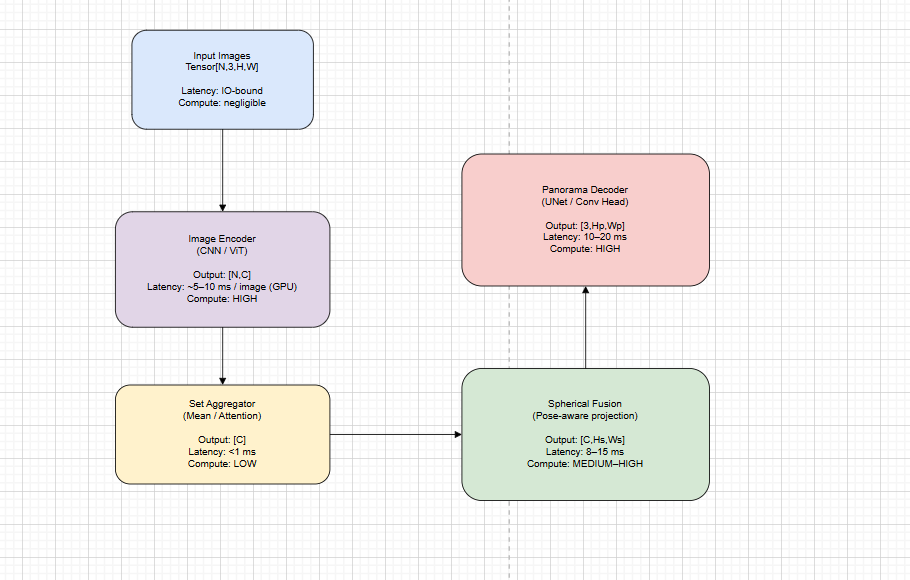
#> input picture Pano_AI/model.png, 910 x 580 px
$ python -i lens_dots.py   (imports and definitions only)
#> lines starting #> are read from the running program, lines starting #| are printed output that depends on the picture; after the words box and inside, x2 and y2 are one past the last pixel; in counts of white or black regions, pixels touching at a corner belong together
import cv2
import numpy as np


def remove_lens_dots(image, threshold=245, radius=3):
    """Classical bright-dot detector + Telea inpainting; conservative by design."""
#> called with threshold = 245, radius = 3
    gray = cv2.cvtColor(image, cv2.COLOR_RGB2GRAY) if image.ndim == 3 else image
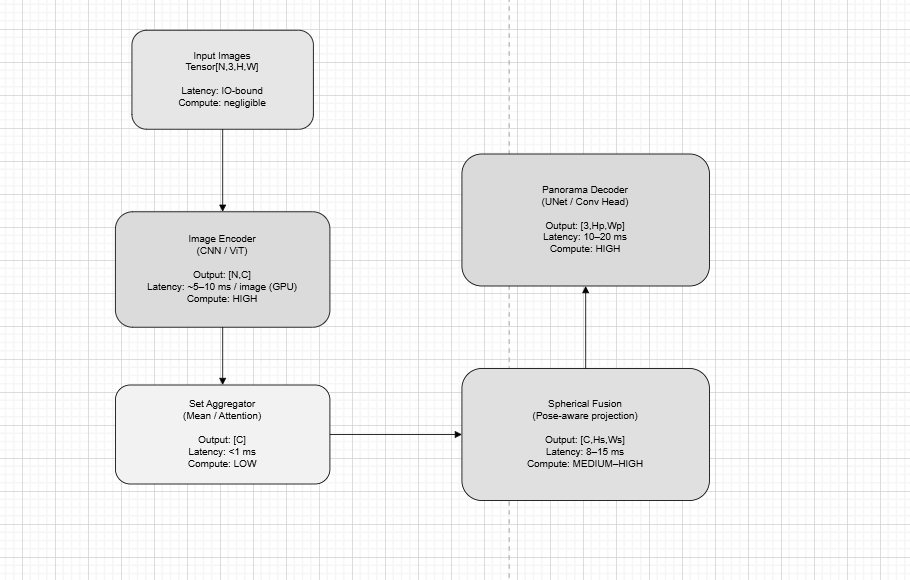
#> gray: shape (580, 910); min 0, max 255, mean 241.4
    mask = (gray >= threshold).astype(np.uint8) * 255
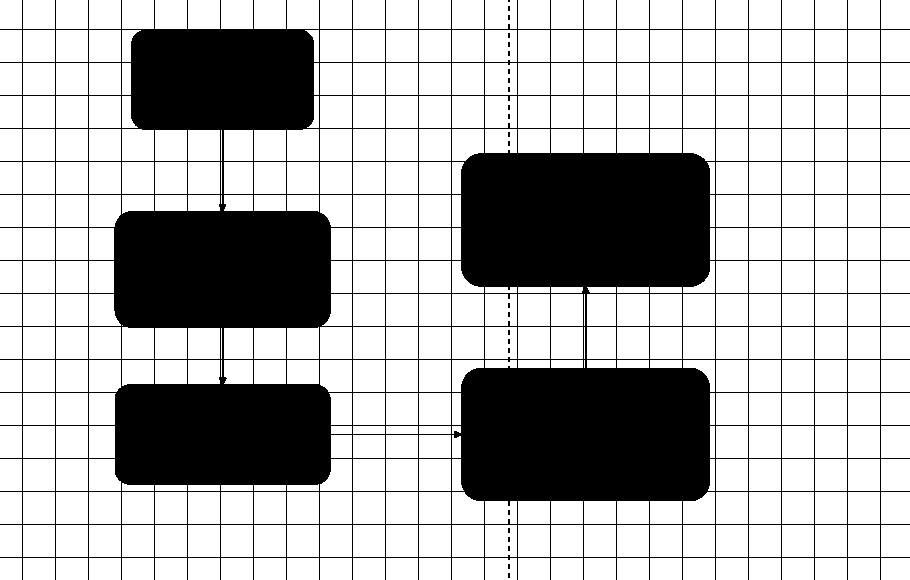
#> mask: shape (580, 910); 70.7% white; 25 black regions (24 under 20 px), largest, box (x1, y1, x2, y2) and area: (0, 0, 910, 580) 154281
    kernel = cv2.getStructuringElement(cv2.MORPH_ELLIPSE, (3, 3))
    mask = cv2.morphologyEx(mask, cv2.MORPH_OPEN, kernel)
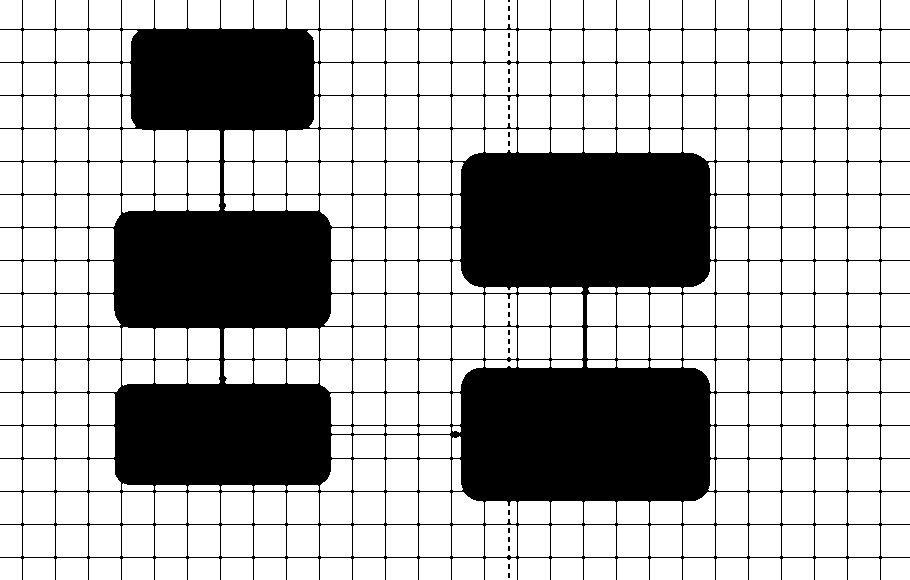
#> mask: shape (580, 910); 70.4% white; 25 black regions (24 under 20 px), largest, box (x1, y1, x2, y2) and area: (0, 0, 910, 580) 156091
    return cv2.inpaint(image, mask, radius, cv2.INPAINT_TELEA)
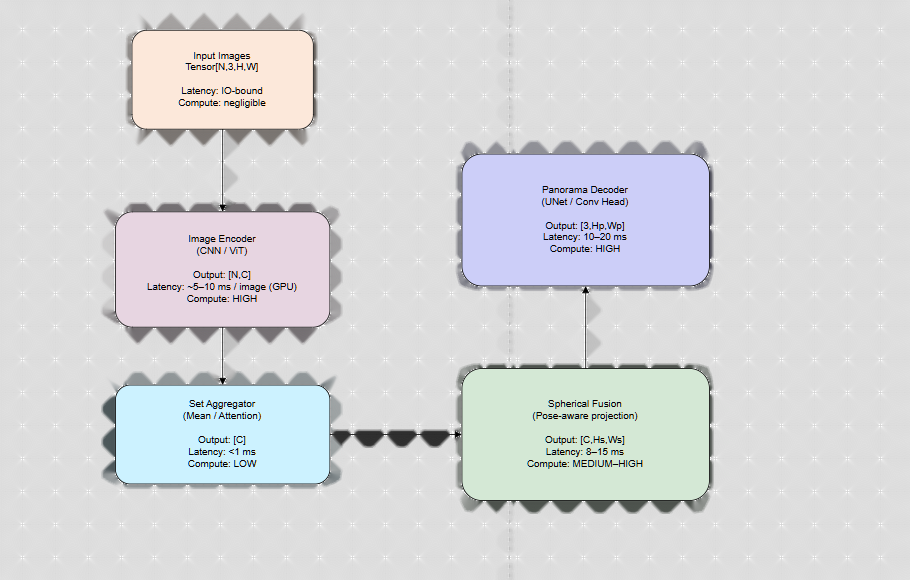
#> returned value: shape (580, 910, 3); mean of channels 0, 1, 2 218, 216, 214.7; drawn as B, G, R

>>> import cv2
>>> picture = cv2.cvtColor(cv2.imread('../../../Pano_AI/model.png'), cv2.COLOR_BGR2RGB)
>>> result = remove_lens_dots(picture)
